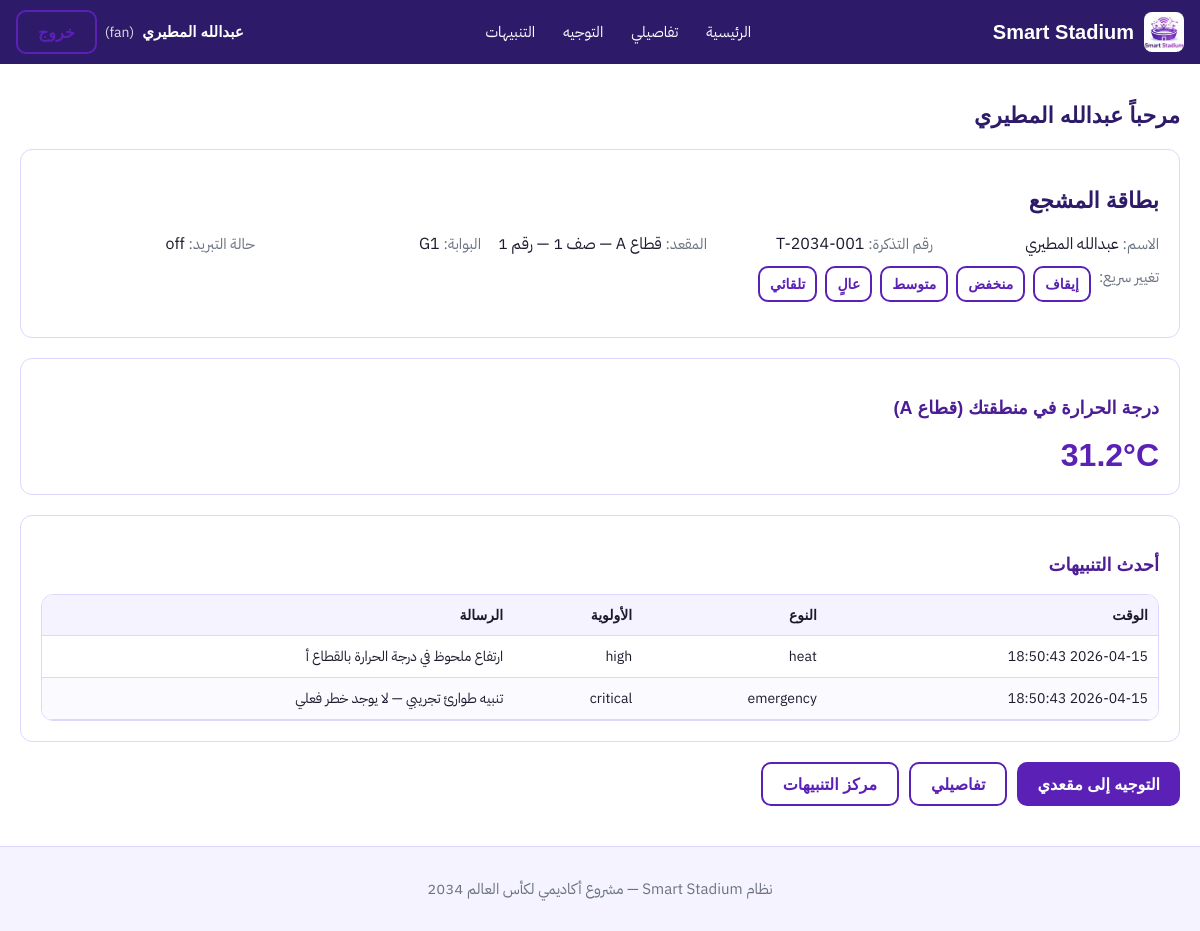
/dashboard/fan (signed in), run on the app's committed database.
### tables this page shows
CREATE TABLE users (id INTEGER PRIMARY KEY AUTOINCREMENT, username TEXT NOT NULL UNIQUE, password TEXT NOT NULL, role TEXT NOT NULL CHECK(role IN ('admin', 'staff', 'fan')), full_name TEXT NOT NULL, created_at TEXT DEFAULT CURRENT_TIMESTAMP);

CREATE TABLE fans (id INTEGER PRIMARY KEY AUTOINCREMENT, user_id INTEGER REFERENCES users(id), ticket_number TEXT NOT NULL UNIQUE, seat_id INTEGER REFERENCES seats(id), nationality TEXT, phone TEXT, language_pref TEXT DEFAULT 'ar' CHECK(language_pref IN ('ar', 'en')), registered_at TEXT DEFAULT CURRENT_TIMESTAMP);

CREATE TABLE seats (id INTEGER PRIMARY KEY AUTOINCREMENT, block TEXT NOT NULL, row_number INTEGER NOT NULL, seat_number INTEGER NOT NULL, gate TEXT NOT NULL, is_occupied INTEGER DEFAULT 0, cooling_status TEXT DEFAULT 'off' CHECK(cooling_status IN ('off', 'low', 'medium', 'high', 'auto')), UNIQUE(block, row_number, seat_number));

CREATE TABLE alerts (id INTEGER PRIMARY KEY AUTOINCREMENT, alert_type TEXT NOT NULL CHECK(alert_type IN ('heat', 'crowd', 'device_fault', 'emergency', 'info')), priority TEXT NOT NULL CHECK(priority IN ('critical', 'high', 'medium', 'low')), zone TEXT, message_ar TEXT NOT NULL, message_en TEXT, is_resolved INTEGER DEFAULT 0, resolved_by INTEGER REFERENCES users(id), created_at TEXT DEFAULT CURRENT_TIMESTAMP, resolved_at TEXT);

### routes/dashboard.py (the view)
@dashboard_bp.route('/dashboard/fan')
def fan_home():
    if session.get('role') != 'fan':
        return redirect(url_for('dashboard.index'))
    if not session.get('fan_id'):
        session.clear()
        return redirect(url_for('auth.login'))
    fan_id = session['fan_id']
    conn = get_connection()
    fan = conn.execute(
        'SELECT f.*, u.full_name, s.block, s.row_number, s.seat_number, s.gate, s.cooling_status FROM fans f JOIN users u ON u.id=f.user_id JOIN seats s ON s.id=f.seat_id WHERE f.id=?',
        (fan_id,),
    ).fetchone()
    zone = fan['block'] if fan else 'A'
    temp_row = conn.execute(
        'SELECT AVG(last_temp) FROM sensors WHERE zone=? AND status=?',
        (zone, 'active'),
    ).fetchone()
    zone_temp = round(float(temp_row[0] or 28), 1)
    fan_alerts = conn.execute(
        "SELECT id, alert_type, priority, zone, message_ar, created_at FROM alerts WHERE is_resolved=0 AND (zone IS NULL OR zone=? OR zone='FIELD') ORDER BY datetime(created_at) DESC LIMIT 5",
        (zone,),
    ).fetchall()
    conn.close()
    return render_template('dashboard/fan.html', fan=fan, zone_temp=zone_temp, fan_alerts=fan_alerts)

### database.py (called while the page is built)
def get_connection():
    os.makedirs(os.path.dirname(DATABASE_PATH), exist_ok=True)
    conn = sqlite3.connect(DATABASE_PATH)
    conn.row_factory = sqlite3.Row
    conn.execute('PRAGMA foreign_keys = ON')
    return conn

### templates/dashboard/fan.html (shortened to what this page needs)
{% extends "base.html" %}
{% block extra_css %}<link rel="stylesheet" href="{{ url_for('static', filename='css/dashboard.css') }}">{% endblock %}
{% block content %}
<h1 class="page-heading">مرحباً {{ fan['full_name'] }}</h1>
<div class="fan-card">
    <h2>بطاقة المشجع</h2>
    <div class="fan-grid">
        <div><span class="muted">الاسم:</span> {{ fan['full_name'] }}</div>
        <div><span class="muted">رقم التذكرة:</span> {{ fan['ticket_number'] }}</div>
        <div><span class="muted">المقعد:</span> قطاع {{ fan['block'] }} — صف {{ fan['row_number'] }} — رقم {{ fan['seat_number'] }}</div>
        <div><span class="muted">البوابة:</span> {{ fan['gate'] }}</div>
        <div><span class="muted">حالة التبريد:</span> <span id="fanCoolingLabel">{{ fan['cooling_status'] }}</span></div>
    </div>
    <div class="cooling-quick" data-seat-id="{{ fan['seat_id'] }}">
        <span class="muted">تغيير سريع:</span>
        <button type="button" class="btn-secondary btn-sm fan-cool" data-level="off">إيقاف</button>
        <button type="button" class="btn-secondary btn-sm fan-cool" data-level="low">منخفض</button>
        <button type="button" class="btn-secondary btn-sm fan-cool" data-level="medium">متوسط</button>
        <button type="button" class="btn-secondary btn-sm fan-cool" data-level="high">عالٍ</button>
        <button type="button" class="btn-secondary btn-sm fan-cool" data-level="auto">تلقائي</button>
    </div>
</div>
<div class="fan-card">
    <h3>درجة الحرارة في منطقتك (قطاع {{ fan['block'] }})</h3>
    <div class="stat-big">{{ zone_temp }}°C</div>
</div>
<div class="fan-card">
    <h3>أحدث التنبيهات</h3>
    <div class="table-wrap">
        <table class="data-table">
            <thead>
                <tr>
                    <th>الوقت</th>
                    <th>النوع</th>
                    <th>الأولوية</th>
                    <th>الرسالة</th>
                </tr>
            </thead>
            <tbody>
                {% for a in fan_alerts %}
                <tr>
                    <td>{{ a['created_at'] }}</td>
                    <td>{{ a['alert_type'] }}</td>
                    <td>{{ a['priority'] }}</td>
                    <td>{{ a['message_ar'] }}</td>
                </tr>
                {% else %}
                <tr><td colspan="4">لا توجد تنبيهات مفتوحة.</td></tr>
                {% endfor %}
            </tbody>
        </table>
    </div>
</div>
<div class="fan-actions">
    <a class="btn-primary" href="{{ url_for('navigation.guide') }}">التوجيه إلى مقعدي</a>
    <a class="btn-secondary" href="{{ url_for('fans.fan_detail', fan_id=fan['id']) }}">تفاصيلي</a>
    <a class="btn-secondary" href="{{ url_for('alerts.center') }}">مركز التنبيهات</a>
</div>
{% endblock %}

### templates/base.html (shortened to what this page needs)
<!DOCTYPE html>
<html lang="ar" dir="rtl">
<head>
    <link rel="stylesheet" href="{{ url_for('static', filename='css/main.css') }}">
    <link rel="stylesheet" href="{{ url_for('static', filename='css/navbar.css') }}">
    <link rel="stylesheet" href="{{ url_for('static', filename='css/forms.css') }}">
    <link rel="stylesheet" href="{{ url_for('static', filename='css/tables.css') }}">
    <link rel="stylesheet" href="{{ url_for('static', filename='css/buttons.css') }}">
    {% block extra_css %}{% endblock %}
</head>
<body class="page-body">
    <header class="navbar">
        <div class="navbar-inner">
            <a class="navbar-brand" href="{{ url_for('dashboard.index') if session.get('user_id') else url_for('auth.login') }}">
                <img src="{{ url_for('assets', filename='images/Logo.jpeg') }}" alt="شعار Smart Stadium" class="navbar-logo" width="40" height="40">
                <span class="navbar-title">Smart Stadium</span>
            </a>
            {% if session.get('user_id') %}
            <nav class="navbar-links" aria-label="التنقل الرئيسي">
                {% set role = session.get('role') %}
                <a href="{{ url_for('dashboard.index') }}">الرئيسية</a>
                {% if role == 'admin' %}
                <a href="{{ url_for('fans.fan_list') }}">المشجعون</a>
                <a href="{{ url_for('seats.seat_map') }}">الخريطة</a>
                <a href="{{ url_for('sensors.monitor') }}">الحساسات</a>
                <a href="{{ url_for('cooling.control_page') }}">التبريد</a>
                <a href="{{ url_for('navigation.guide') }}">التوجيه</a>
                <a href="{{ url_for('alerts.center') }}">التنبيهات</a>
                <a href="{{ url_for('stats.overview') }}">الإحصاءات</a>
                <a href="{{ url_for('admin.users_list') }}">المستخدمون</a>
                {% elif role == 'staff' %}
                <a href="{{ url_for('sensors.monitor') }}">الحساسات</a>
                <a href="{{ url_for('cooling.control_page') }}">التبريد</a>
                <a href="{{ url_for('alerts.center') }}">التنبيهات</a>
                {% elif role == 'fan' %}
                <a href="{{ url_for('fans.fan_detail', fan_id=session.get('fan_id')) }}">تفاصيلي</a>
                <a href="{{ url_for('navigation.guide') }}">التوجيه</a>
                <a href="{{ url_for('alerts.center') }}">التنبيهات</a>
                {% endif %}
            </nav>
            <div class="navbar-user">
                <span class="navbar-name">{{ session.get('full_name') }}</span>
                <span class="navbar-role">({{ session.get('role') }})</span>
                <a class="btn-secondary btn-nav-logout" href="{{ url_for('auth.logout') }}">خروج</a>
            </div>
            {% endif %}
        </div>
    </header>
    <main class="main-content">
        {% block content %}{% endblock %}
    </main>
    <footer class="site-footer">
        <p>نظام Smart Stadium — مشروع أكاديمي لكأس العالم 2034</p>
    </footer>
</body>
</html>

### static/css/main.css (style rules this page uses)
:root { --color-primary: #5B21B6; --color-primary-dark: #2D1B69; --color-primary-light: #8B5CF6; --color-accent: #7C3AED; --color-bg-main: #FFFFFF; --color-bg-surface: #F5F3FF; --color-text-primary: #1C1B2E; --color-text-secondary: #4C1D95; --color-text-muted: #6B7280; --color-border: #DDD6FE; --color-success: #059669; --color-warning: #D97706; --color-danger: #DC2626; }
* { font-family: 'IBM Plex Sans Arabic', sans-serif; box-sizing: border-box; }
body.page-body { margin: 0; background: var(--color-bg-main); color: var(--color-text-primary); min-height: 100vh; display: flex; flex-direction: column; }
h1, h2 { font-weight: 700; font-size: 22px; color: var(--color-primary-dark); }
h3, h4 { font-weight: 700; font-size: 18px; color: var(--color-text-secondary); }
p, label { font-size: 15px; font-weight: 400; }
.main-content { flex: 1; padding: 24px 20px 40px; max-width: 1200px; margin: 0 auto; width: 100%; }
.site-footer { text-align: center; padding: 16px; font-size: 14px; color: var(--color-text-muted); border-top: 1px solid var(--color-border); background: var(--color-bg-surface); }
.page-heading { margin-bottom: 20px; }
.stat-big { font-size: 32px; font-weight: 700; color: var(--color-primary); }
.muted { color: var(--color-text-muted); font-size: 15px; }

### static/css/navbar.css (style rules this page uses)
.navbar { background: #2D1B69; color: #fff; min-height: 64px; display: flex; align-items: center; }
.navbar-inner { width: 100%; max-width: 1200px; margin: 0 auto; padding: 0 16px; display: flex; align-items: center; gap: 16px; flex-wrap: wrap; }
.navbar-brand { display: flex; align-items: center; gap: 10px; text-decoration: none; color: #fff; }
.navbar-logo { border-radius: 8px; object-fit: cover; }
.navbar-title { font-size: 20px; font-weight: 700; }
.navbar-links { display: flex; flex-wrap: wrap; gap: 12px; flex: 1; justify-content: center; }
.navbar-links a { color: #fff; text-decoration: none; font-size: 15px; font-weight: 400; padding: 6px 8px; border-radius: 8px; transition: background 0.2s ease; }
.navbar-user { display: flex; align-items: center; gap: 8px; flex-wrap: wrap; }
.navbar-name { font-size: 15px; font-weight: 700; }
.navbar-role { font-size: 14px; opacity: 0.85; }
.btn-nav-logout { padding: 8px 14px; font-size: 14px; min-height: 40px; }

### static/css/tables.css (style rules this page uses)
.table-wrap { overflow-x: auto; border: 1px solid var(--color-border); border-radius: 12px; background: #fff; }
.data-table { width: 100%; border-collapse: collapse; font-size: 14px; }
.data-table thead th { background: var(--color-bg-surface); padding: 12px 10px; text-align: right; font-weight: 700; font-size: 14px; border-bottom: 1px solid var(--color-border); }
.data-table tbody td { padding: 10px; border-bottom: 1px solid var(--color-border); }
.data-table tbody tr:nth-child(odd) { background: #FFFFFF; }
.data-table tbody tr:nth-child(even) { background: #FAFAFF; }

### static/css/buttons.css (style rules this page uses)
.btn-primary { background: #5B21B6; color: #FFFFFF; border: none; border-radius: 10px; padding: 10px 20px; font-size: 16px; font-weight: 700; cursor: pointer; transition: background 0.2s ease; min-height: 44px; text-decoration: none; display: inline-flex; align-items: center; justify-content: center; }
.btn-secondary { background: transparent; color: #5B21B6; border: 2px solid #5B21B6; border-radius: 10px; padding: 10px 20px; font-size: 16px; font-weight: 700; cursor: pointer; transition: all 0.2s ease; min-height: 44px; text-decoration: none; display: inline-flex; align-items: center; justify-content: center; }
.btn-sm { padding: 6px 10px; font-size: 14px; min-height: 36px; }

### static/css/dashboard.css (style rules this page uses)
.fan-card { border: 1px solid var(--color-border); border-radius: 12px; background: #fff; padding: 20px; margin-bottom: 20px; }
.fan-grid { display: grid; grid-template-columns: repeat(auto-fit, minmax(200px, 1fr)); gap: 12px; }
.fan-actions { margin-top: 16px; display: flex; flex-wrap: wrap; gap: 10px; }
.cooling-quick { display: flex; flex-wrap: wrap; gap: 8px; margin-top: 10px; }

### data on the page
users: get "عبدالله المطيري", get "fan", full_name "عبدالله المطيري"
fans: ticket_number "T-2034-001"
seats: block "A", seat_number "1", gate "G1", cooling_status "off"
alerts: created_at "2026-04-15 18:50:43", alert_type "heat", priority "high", message_ar "ارتفاع ملحوظ في درجة الحرارة بالقطاع أ"
alerts: created_at "2026-04-15 18:50:43", alert_type "emergency", priority "critical", message_ar "تنبيه طوارئ تجريبي — لا يوجد خطر فعلي"

### other printed values
{{ zone_temp }} "31.2"
